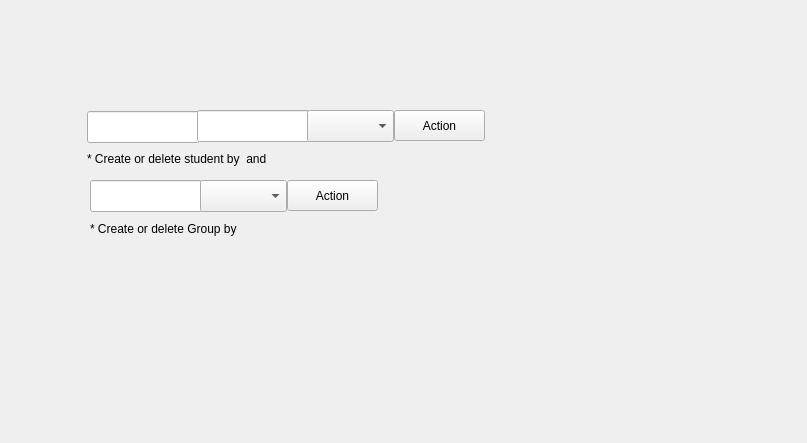
<?xml version="1.0" encoding="UTF-8"?>
<ui version="4.0">
 <class>Form</class>
 <widget class="QWidget" name="Form">
  <property name="geometry">
   <rect>
    <x>0</x>
    <y>0</y>
    <width>807</width>
    <height>443</height>
   </rect>
  </property>
  <property name="windowTitle">
   <string>Form</string>
  </property>
  <widget class="QLineEdit" name="lineEdit">
   <property name="geometry">
    <rect>
     <x>87</x>
     <y>111</y>
     <width>113</width>
     <height>32</height>
    </rect>
   </property>
   <property name="text">
    <string/>
   </property>
  </widget>
  <widget class="QLineEdit" name="lineEdit_2">
   <property name="geometry">
    <rect>
     <x>197</x>
     <y>110</y>
     <width>113</width>
     <height>32</height>
    </rect>
   </property>
  </widget>
  <widget class="QComboBox" name="comboBox">
   <property name="geometry">
    <rect>
     <x>307</x>
     <y>110</y>
     <width>87</width>
     <height>32</height>
    </rect>
   </property>
  </widget>
  <widget class="QPushButton" name="pushButton">
   <property name="geometry">
    <rect>
     <x>394</x>
     <y>110</y>
     <width>91</width>
     <height>31</height>
    </rect>
   </property>
   <property name="text">
    <string>Action</string>
   </property>
  </widget>
  <widget class="QLabel" name="label">
   <property name="geometry">
    <rect>
     <x>87</x>
     <y>150</y>
     <width>541</width>
     <height>18</height>
    </rect>
   </property>
   <property name="text">
    <string>* Create or delete student by &lt;name&gt; and &lt;age&gt;</string>
   </property>
  </widget>
  <widget class="QPushButton" name="pushButton_2">
   <property name="geometry">
    <rect>
     <x>287</x>
     <y>180</y>
     <width>91</width>
     <height>31</height>
    </rect>
   </property>
   <property name="text">
    <string>Action</string>
   </property>
  </widget>
  <widget class="QLineEdit" name="lineEdit_4">
   <property name="geometry">
    <rect>
     <x>90</x>
     <y>180</y>
     <width>113</width>
     <height>32</height>
    </rect>
   </property>
  </widget>
  <widget class="QComboBox" name="comboBox_2">
   <property name="geometry">
    <rect>
     <x>200</x>
     <y>180</y>
     <width>87</width>
     <height>32</height>
    </rect>
   </property>
  </widget>
  <widget class="QLabel" name="label_2">
   <property name="geometry">
    <rect>
     <x>90</x>
     <y>220</y>
     <width>541</width>
     <height>18</height>
    </rect>
   </property>
   <property name="text">
    <string>* Create or delete Group by &lt;name&gt;</string>
   </property>
  </widget>
 </widget>
 <resources/>
 <connections/>
</ui>
